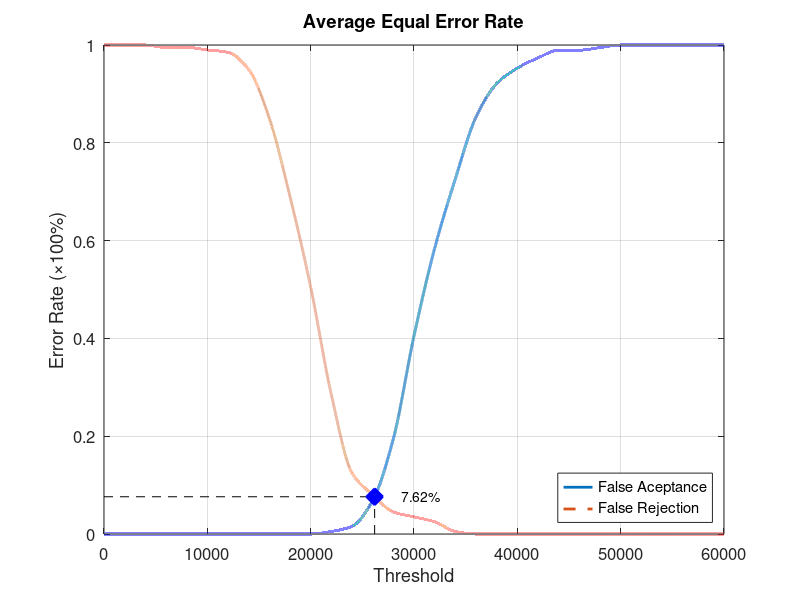
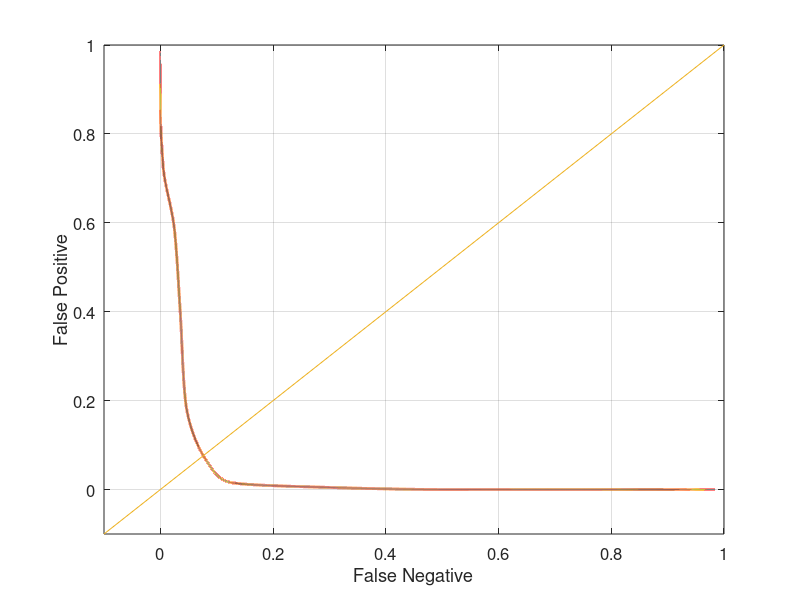

Here is the MATLAB script that generated these plots, in order:
function yEER = Database3_2
close all;
clear;
clc;
x = 0:2000:60000;
xq = 0:0.5:60000;

y0 = [0 0 0 0 0 0 0 0 0 0 0 0.00526316 0.0157895 0.0684211 0.194737 0.405263 0.584211 0.726316 0.852632 0.921053 0.952632 0.973684 0.989474 0.989474 0.994737 1 1 1 1 1 1];
yy0 = interp1(x, y0, xq, 'pchip');
y1 = [1 1 1 0.995 0.995 0.99 0.985 0.95 0.85 0.69 0.505 0.285 0.125 0.08 0.045 0.035 0.025 0.005 0 0 0 0 0 0 0 0 0 0 0 0 0];
yy1 = interp1(x, y1, xq, 'pchip');

% Calculating EER: 
y2 = abs(y0 - y1);
find(y2 == min(y2))
yy2 = abs(yy0 - yy1);
xEER = find(yy2 == min(yy2));
xEERIndex = xq(xEER) % X-axis EER
yEER = yy0(xEER) % Y-axis EER

main = figure
plot(xq, yy0,'-','LineWidth', 2);	hold on
plot(xq, yy1,'--','LineWidth', 2);	hold on
plot([xEERIndex xEERIndex], [0 yEER], 'k--');	hold on
plot([0 xEERIndex], [yEER yEER], 'k--');	hold on
plot(xEERIndex, yEER, 'bx', 'LineWidth', 10);	hold on
text(xEERIndex + 10 * xEERIndex / 100, yEER, [num2str(round((10000 * yEER)) / 100) '%'])
legend('False Aceptance', 'False Rejection', 'Location', 'SouthEast')
xlabel('Threshold')
ylabel('Error Rate (\times100%)')
title('Average Equal Error Rate')
set(gca, 'FontSize', 12)
axis([0 60000 0 1])
grid on

print(main, 'Database3_2Main', '-dpng');
FNRxFPR = figure('Color', [1 1 1]);
plot(yy1, yy0, '-', yy1, yy0, 'LineWidth', 2);
hold on
y = -0.1:0.1:1
plot(y, y); 
set(gca, 'FontSize', 12)
xlabel('False Negative')
ylabel('False Positive')
axis([-0.1 1 -0.1 1])
set(gca, 'FontSize', 12)
grid on

print(FNRxFPR, 'Database3_2FNRxFPR','-dpng');
end
